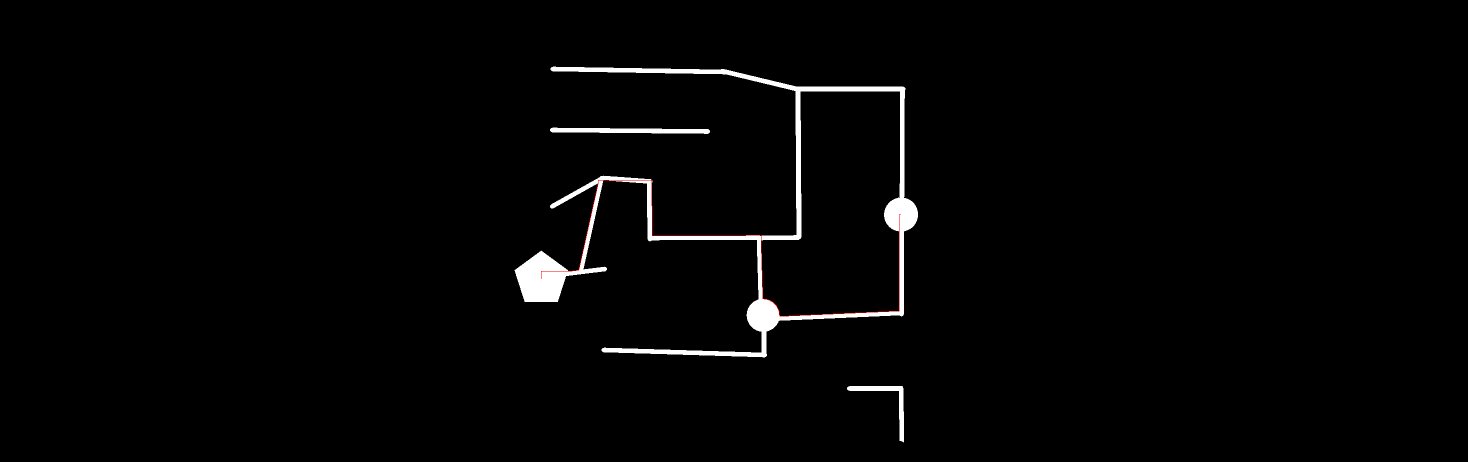
#> input picture shapeDetector/Home.png, 2936 x 924 px (shown at 1/2 size)
$ python shapeDec.py Home.png   (older library calls are emulated)
#> lines starting #> are read from the running program, lines starting #| are printed output that depends on the picture; after the words box and inside, x2 and y2 are one past the last pixel; in counts of white or black regions, pixels touching at a corner belong together
### shapeDetector/shape.py
import cv2
class ShapeDetector:
    def __init__(self):
        pass
    def detect(self, c):
        # initialize the shape name and approximate the contour
        shape = "unidentified"
        peri = cv2.arcLength(c, True)
        approx = cv2.approxPolyDP(c, 0.04 * peri, True)
        # if the shape is a pentagon, it will have 5 vertices
        if (len(approx) <= 4):
            shape = "line"
        elif(len(approx) == 5):
            shape = "pentagon"
        # otherwise, we assume the shape is a circle
        elif(len(approx > 20)):
            shape = "circle"
        # return the name of the shape
        return shape

### shapeDetector/shapeDec.py
import sys
import cv2
import imutils
import numpy as np
import time
sys.path.append(".")
from os import system
from shape import ShapeDetector

start = time.time()
mapC = sys.argv[1]
#Bitwise and to seperate image
# --------------------------------------------
image = cv2.imread(mapC)
#> image is the input picture: shape (924, 2936, 3); mean B, G, R 4.4, 4.4, 4.5

hsv = cv2.cvtColor(image, cv2.COLOR_BGR2HSV)
#> hsv: shape (924, 2936, 3); mean H, S, V 0, 0.1, 4.5
lower = np.array([0, 0, 0])
upper = np.array([15, 15, 15])
mask = cv2.inRange(hsv, lower, upper)
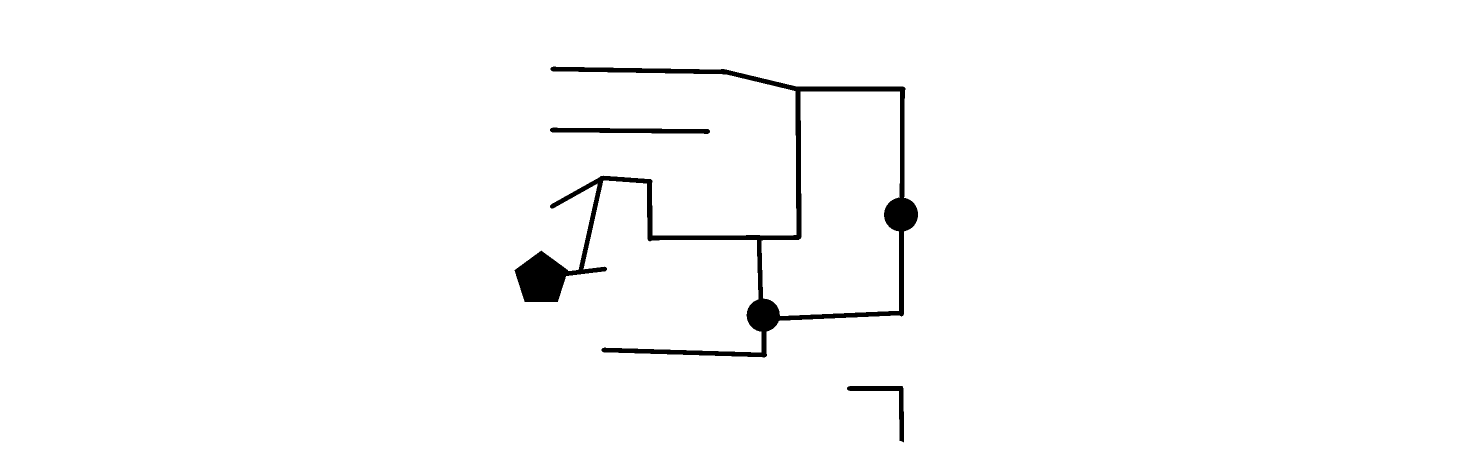
#> mask: shape (924, 2936) (shown at 1/2 size); 98.2% white; 3 black regions, box (x1, y1, x2, y2) and area: (1029, 133, 1836, 715) 43020, (1100, 255, 1420, 268) 2921, (1694, 772, 1808, 885) 2034
cv2.imwrite("Black.png", mask);

resized = imutils.resize(image,width=300)
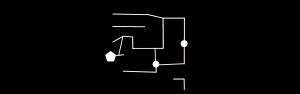
#> resized: shape (94, 300, 3); mean B, G, R 4.4, 4.4, 4.5
ratio = image.shape[0] / float(resized.shape[0])
#> ratio = 9.83
gray = cv2.cvtColor(image, cv2.COLOR_BGR2GRAY)
blurred = cv2.medianBlur(gray, 7)
thresh = cv2.threshold(blurred, 60, 255, cv2.THRESH_BINARY)[1]
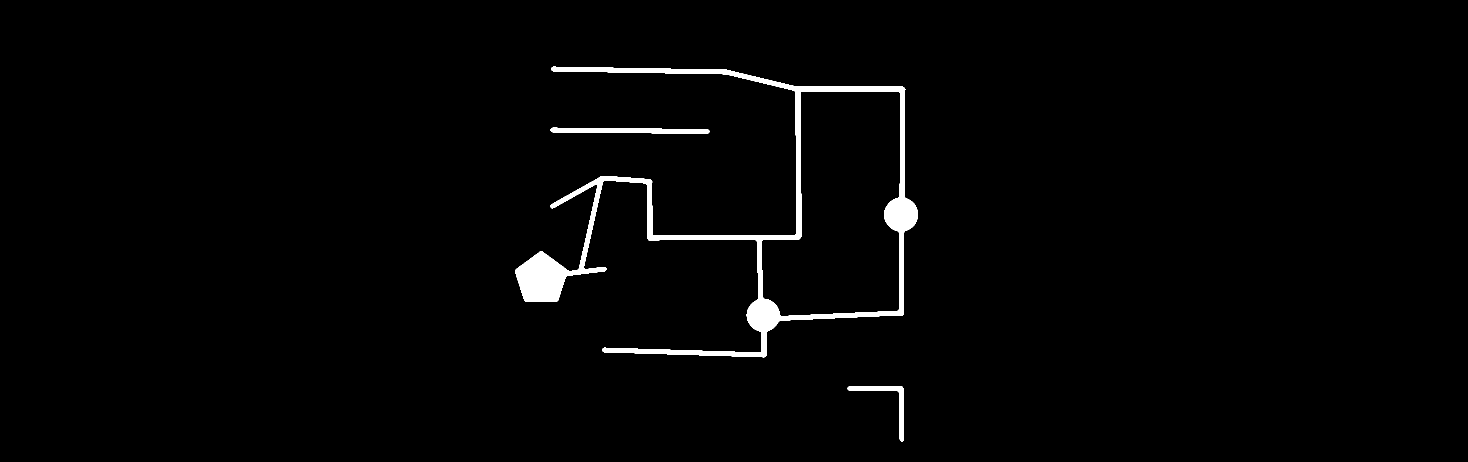
#> thresh: shape (924, 2936) (shown at 1/2 size); 1.8% white; 3 white regions, box (x1, y1, x2, y2) and area: (1030, 133, 1836, 715) 43038, (1101, 255, 1419, 268) 2902, (1695, 772, 1808, 883) 2018
edged = cv2.Canny(gray, 30, 150)
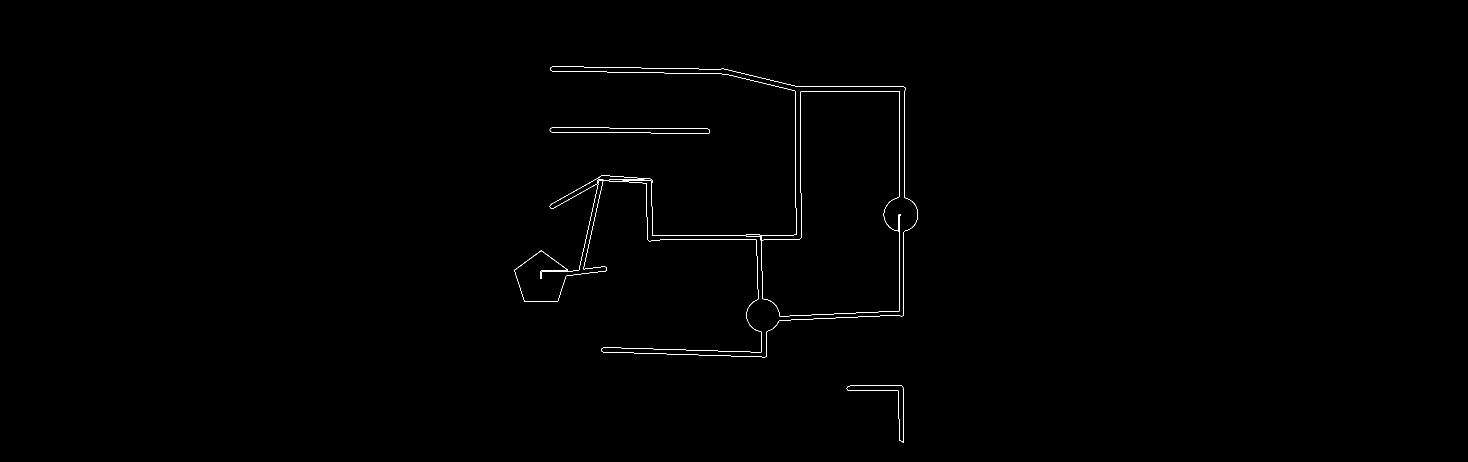
#> edged: shape (924, 2936) (shown at 1/2 size); 0.3% white in thin lines or dots, all inside (x1, y1, x2, y2) = (1029, 132, 1836, 885)

ksize = 3
kernel = cv2.getStructuringElement(cv2.MORPH_RECT, (ksize,ksize))
thresh = cv2.morphologyEx(thresh, cv2.MORPH_OPEN, kernel)
#> thresh: shape (924, 2936); 1.8% white; 3 white regions
cnts = cv2.findContours(thresh.copy(), cv2.RETR_LIST, cv2.CHAIN_APPROX_SIMPLE)
#> cnts = 4 contours; box (x1, y1, x2, y2) and area: (1030, 133, 1836, 715) 136935, (1522, 182, 1801, 633) 97127, (1101, 255, 1419, 268) 2581, (1695, 772, 1808, 883) 1804
# ~ cnts = cnts[0] if imutils.is_cv2() else cnts[1]
cnts = imutils.grab_contours(cnts)
sd = ShapeDetector()
vX = 0
vY = 0
end = [0,0]
for c in cnts:
    # compute the center of the contour, then detect the name of the
    # shape using only the contour
     M = cv2.moments(c)
     if M["m00"] != 0:
        cX = int((M["m10"] / M["m00"]))
        cY = int((M["m01"] / M["m00"]))
        vX = cX
        vY = cY
        shape = sd.detect(c)
    # multiply the contour (x, y)-coordinates by the resize ratio,
    # then draw the contours and the name of the shape on the image
        c = c.astype("float")
        c *= ratio
        c = c.astype("int")
#> this loop made 4 passes
#> (cX, cY, vX, vY, shape, peri in detect, approx in detect) on passes 1 to 3: (1774, 801, 1774, 801, 'line', 432.9, [[1695, 775], [1796, 782], [1807, 880], [1804, 773]]), (1259, 260, 1259, 260, 'line', 647.5, [[1101, 258], [1418, 264]]), (1683, 419, 1683, 419, 'line', 1457.9, [[1604, 182], [1800, 186], [1794, 622], [1525, 594]])
#> (cX, cY, vX, vY, shape, peri in detect) on pass 4: (1611, 430, 1611, 430, 'circle', 5290.5)
     # show the output image
        ##cv2.imshow("Image", image)
        ##cv2.waitKey(0)

##cv2.imshow("Image", image)
#cv2.waitKey(0)

#Color Mask
#Blue color
hsv = cv2.cvtColor(image, cv2.COLOR_BGR2HSV)
bLower = np.array([110,50,50])
bUpper = np.array([130,255,255])
#Green Color
gLower = np.array([40, 100, 20])
gUpper = np.array([73,255,255])
# Black color
lower = np.array([0, 0, 0])
upper = np.array([255, 255, 10])
#Red color
rLower = np.array([0,50,50])
rUpper = np.array([10,255,255])


colVal = 0
vals = [[rLower,rUpper],[gLower,gUpper],[bLower,bUpper]]
checks = 0
found = False
while(checks!=len(vals) and found == False):
    xLower = vals[checks][0]
    xUpper = vals[checks][1]
    mask = cv2.inRange(hsv, xLower, xUpper)
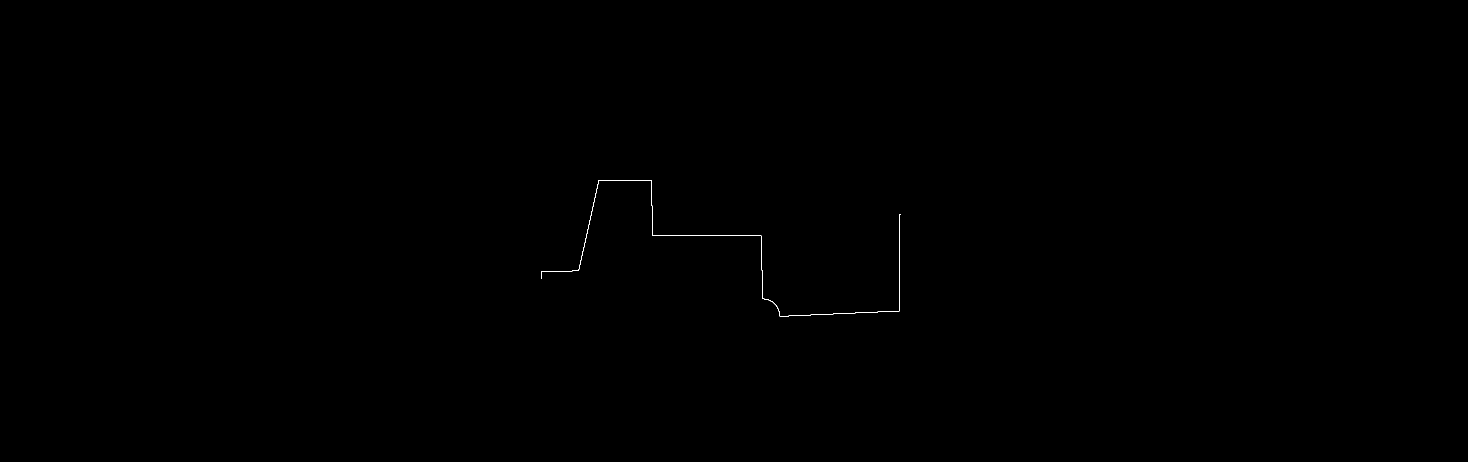
#> mask: shape (924, 2936) (shown at 1/2 size); 0.05% white in thin lines or dots, all inside (x1, y1, x2, y2) = (1082, 360, 1802, 633)
    cv2.imwrite("Image1.png", mask);
    ##cv2.imshow('image', resized)
    ##cv2.waitKey(0)
    res = cv2.bitwise_and(image,image, mask= mask)
    cv2.imwrite("Res.png", res)
    ##cv2.imshow('mask', mask)
    #cv2.waitKey(0)
    img1 = cv2.imread("Image1.png")

#----------------------------------------------
    resized = imutils.resize(img1,width=300)
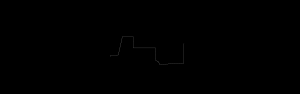
#> resized: shape (94, 300, 3); min 0, max 40, mean 0.1
    ratio = img1.shape[0] / float(resized.shape[0])
    gray = cv2.cvtColor(img1, cv2.COLOR_BGR2GRAY)
    blurred = cv2.medianBlur(gray, 7)
#> blurred: shape (924, 2936); every value is 0
    thresh = cv2.threshold(blurred, 60, 255, cv2.THRESH_BINARY)[1]
    edged = cv2.Canny(gray, 30, 150)
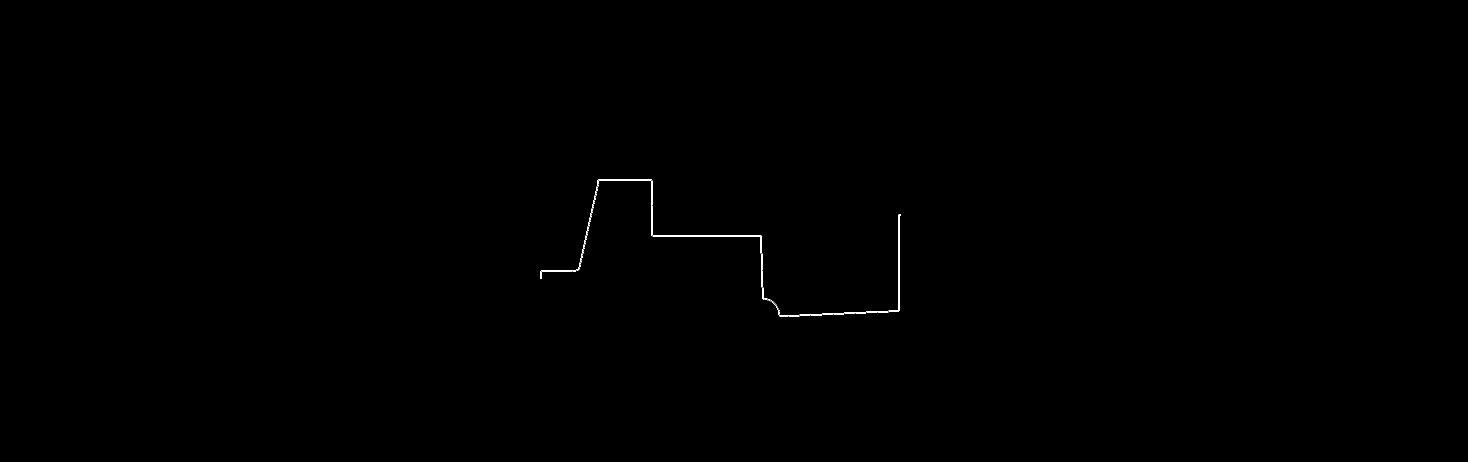
#> edged: shape (924, 2936) (shown at 1/2 size); 0.09% white in thin lines or dots, all inside (x1, y1, x2, y2) = (1081, 359, 1802, 634)

    ksize = 1
    kernel = cv2.getStructuringElement(cv2.MORPH_RECT, (ksize,ksize))
    thresh = cv2.morphologyEx(thresh, cv2.MORPH_OPEN, kernel)
    cnts = cv2.findContours(thresh.copy(), cv2.RETR_LIST, cv2.CHAIN_APPROX_SIMPLE)
#> cnts = 0 contours
    # ~ cnts = cnts[0] if imutils.is_cv2() else cnts[1]
    cnts = imutils.grab_contours(cnts)
#> cnts = []
    sd = ShapeDetector()
    vX = 0
    vY = 0

    for c in cnts:
        # compute the center of the contour, then detect the name of the
        # shape using only the contour
         M = cv2.moments(c)
         if M["m00"] != 0:
            cX = int((M["m10"] / M["m00"]))
            cY = int((M["m01"] / M["m00"]))
            vX = cX
            vY = cY
            shape = sd.detect(c)
            #print(vX*ratio, vY*ratio, shape)
            if(shape == "pentagon"):
                print(vX, vY)
                #cv2.imshow("FOUND",mask)
                cv2.imwrite( "Found.png", mask);
                found = True
                colVal = checks
                print("Pentagon found at {},{}".format(vX,vY))
                print("Found in Rotation ",checks)
            #print(vX, vY, shape)
        # multiply the contour (x, y)-coordinates by the resize ratio,
        # then draw the contours and the name of the shape on the image
            c = c.astype("float")
            c *= ratio
            c = c.astype("int")
            cv2.drawContours(img1, [c], -1, (0, 255, 0), 2)
            cv2.putText(img1, shape, (cX, cY), cv2.FONT_HERSHEY_SIMPLEX,0.5, (255, 0, 0), 2)
         # show the output image
            #cv2.imshow("Image", img1)
            #cv2.waitKey(0)
            if(found == True):
                break
#> this loop made 0 passes
    checks+=1

#-----------------------------------------------
    edged = cv2.Canny(mask, 30, 150)
    #cv2.imshow("Edged", edged)
    #cv2.waitKey(0)
b,g,r = image[vY, vX]
#> b = 0; g = 0; r = 0
if b == 255:
    print("color is Blue")
elif g == 255:
    print("color is Green")
else:
    print("color is Red")

#-----------------------------------------------

#Center of circle pixels
img1 = cv2.imread("Found.png")
#> (the run stopped early here; a loop or call above may not have finished)
